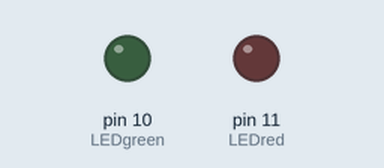
Simulated run of this sketch. Board: Arduino Uno, built with avr-gcc and run on an emulated ATmega328P. Shown: output pins drawn as LEDs (lit = HIGH).

Above: at 0.05 s.
At 2.3 s:
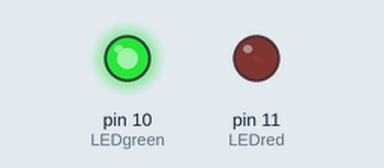
At 4.55 s:
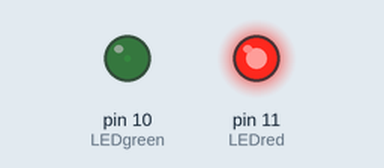
Timing chart, 0 to 5.9 s (numbered marks = the images above):
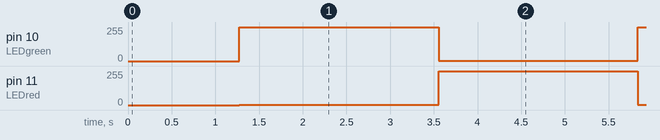

Measured:
- by itself, pin 10 (LEDgreen), pin 11 (LEDred): alternates 254/255 for 2.3 s and 1/255 for 2.3 s

The sketch:

analog_write_led.ino
```cpp
// Make LED's blink often with Analog Write

int value;
int LEDgreen = 10;
int LEDred = 11;

void setup() {
  // put your setup code here, to run once:
  // nothing here, PWM does the work
}

void loop() {
  // put your main code here, to run repeatedly:
  for (value = 0; value < 255; value++) {
    analogWrite(LEDgreen, value);
    analogWrite(LEDred, 255 - value);
    delay(5);
  }

  delay(1000);

  for (value = 255; value != 0; value--) {
    analogWrite(LEDgreen, value);
    analogWrite(LEDred, 255 - value);
    delay(5);
  }

  delay(1000);
}
```
